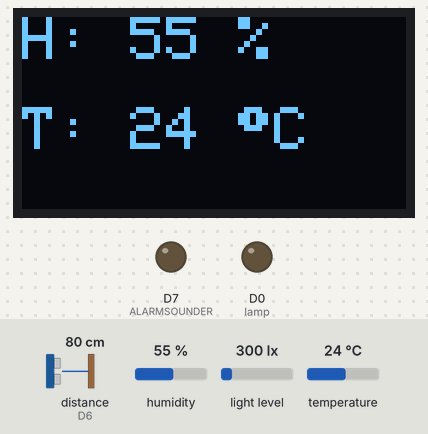
Recording of a sketch running on a simulated ESP8266 (NodeMCU). On the bench: 128×64 one-colour display, output pins drawn as LEDs (lit = HIGH). Wiring (inferred from the names in the program): ultrasonic range finder: trigger D5; echo D6. Dashed ring = blinking. The inputs (shaded band) are chosen by the test bench; at power-on: humidity 55 %, distance to the obstacle (sensor on D6) 80 cm, temperature 24 °C, light level 300 lx. The echo pulse lasts 58.3 µs per cm; WiFi joins after 1.5 s; servers stay silent unless stated; uploads are accepted with an empty reply; pins used as bus, display or sensor lines are not drawn; what the sketch prints to the serial monitor is not drawn.

Above: at 6.4 s.
6.5 s: humidity set to 22 %
At 15.3 s:
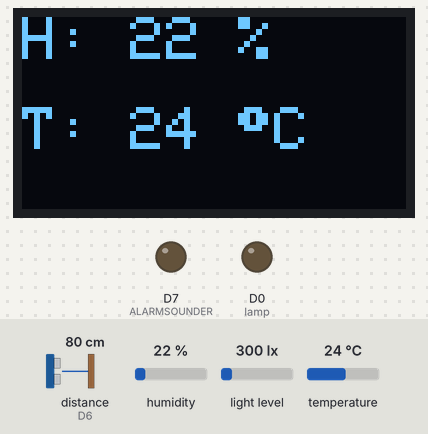
16.0 s: distance to the obstacle (sensor on D6) set to 6 cm
21.1 s: distance to the obstacle (sensor on D6) set to 3 cm
At 23.32 s:
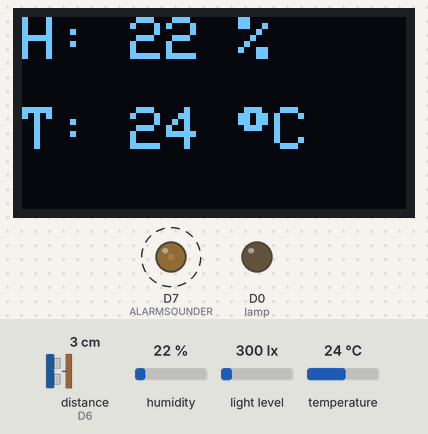
26.2 s: temperature set to 12 °C
35.8 s: humidity set to 40 %
At 42.77 s:
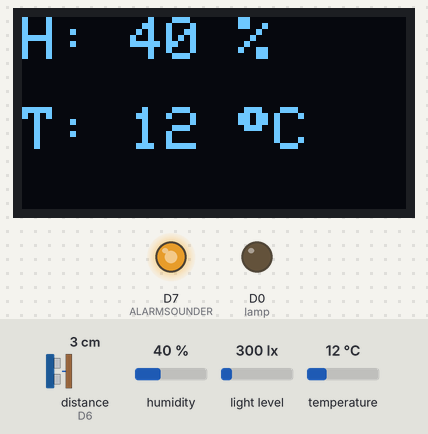
43.5 s: distance to the obstacle (sensor on D6) set to 9 cm
Timing chart, 0 to 49.9 s (numbered marks = the images above; inputs shaded):
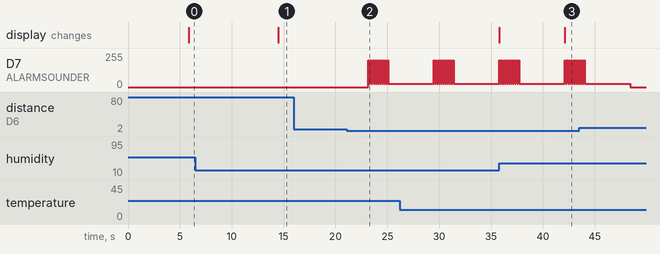

The sketch:

MiniSmarthome.ino
```cpp
#include <ESP8266WiFi.h>              // Include main library
#include "DHT.h";
#include <Wire.h>
#include <BH1750.h>
#include <SPI.h>
#include <Adafruit_GFX.h>
#include <Adafruit_SSD1306.h>
#define OLED_RESET -1
#define OLED_ADDR   0x3C
Adafruit_SSD1306 OLED(OLED_RESET);

#define DHTTYPE DHT11
#define DHTPIN D4
DHT dht(DHTPIN, DHTTYPE, 15);

#define lamp D0
#define LEDFLASHER D5
#define ALARMSOUNDER D7

BH1750 lightMeter;

const char* ssid     = "GZLW";    // Set your SSID
const char* password = "gggggggg";  // Set your password
const char* thing = "gzlw";   // Set Thing name
const char* host = "dweet.io";        // Set host

int count = 0;
int sensorValue = 0;

float hum = 0;
float temp = 0;

long distance = 0;
long dis_val;
int statuss = 0;
#define tp D5
#define ep D6


void setup()
{

  pinMode(lamp, OUTPUT);
  pinMode(LEDFLASHER, OUTPUT);
  pinMode(ALARMSOUNDER, OUTPUT);
  pinMode(tp, OUTPUT);
  pinMode(ep, INPUT);

  Serial.begin(115200);
  OLED.begin(SSD1306_SWITCHCAPVCC, OLED_ADDR);
  Wire.begin();
  lightMeter.begin();
  delay(10);

  Serial.println();
  Serial.println();
  Serial.print("Connecting to ");
  Serial.println(ssid);
  WiFi.begin(ssid, password);
  while (WiFi.status() != WL_CONNECTED)
  {
    delay(500);
    Serial.print(".");                // Print WiFi status
  }
  Serial.println("");
  Serial.println("WiFi connected");   // Print connect status
  Serial.println("IP address: ");
  Serial.println(WiFi.localIP()); // Print IP address
}


void loop()
{
  uint16_t lux = lightMeter.readLightLevel();
  sensorValue = lux;
  if (sensorValue < 3)
    {
        analogWrite(lamp, 255);
        statuss = 1;
    }
    else
    {
        analogWrite(lamp, 0);
        statuss = 0;
    }

  float h = dht.readHumidity();
  float t = dht.readTemperature();
  float f = dht.readTemperature(true);

  if(isnan(h) || isnan(t) || isnan(f)){
      Serial.println("Failed to read from DHT sensor!");
    }
  else{
      hum = h;
      temp = t;
    }


  distance = read_hc_sr04();
  if(distance <= 200 && distance >= 0){
    dis_val = distance;
  }
  alarm(dis_val);


  ++count;                            // Count value

  WiFiClient client;
  const int httpPort = 80;            // Set HTTP port
  if (!client.connect(host, httpPort))// Test connection
  {
    Serial.println("connection failed"); // Print connection fail message
    return;
  }
  String url =  String("/dweet/for/") + thing + "?"; // Set message
  url += "count=";
  url += count;
  url += "&value=";
  url += sensorValue;
  url += "&h=";
  url += hum;
  url += "&t=";
  url += temp;
  url += "&distance=";
  url += dis_val;
  url += "&statuss=";
  url += statuss;

  client.print(String("GET ") + url + " HTTP/1.1\r\n" +
               "Host: " + host + "\r\n" +
               "Connection: keep-alive\r\n" +
               "Cache-Control: max-age=0\r\n\r\n");
  Serial.println("URL : ");
  Serial.println(url);              // Print URL
  delay(3000);


  while (client.available())
  {
    String line = client.readStringUntil('\r');
    Serial.print(line);
  }
  Serial.println();
  Serial.println("closing connection"); // Print closing status

  OLED.clearDisplay();
    OLED.setTextColor(WHITE);
    OLED.setCursor(0, 0);
    OLED.setTextSize(2);
    OLED.println(String("H: ") + String(h, 0) + " %");
    OLED.setCursor(0, 30);
    OLED.print(String("T: ") + String(t, 0) + " ");
    OLED.write(247);
    OLED.print("C");
    OLED.display();
}


long read_hc_sr04(){
  long dura, dis;
  digitalWrite(tp, LOW);
  delayMicroseconds(2);
  digitalWrite(tp, HIGH);
  delayMicroseconds(10);
  digitalWrite(tp, LOW);
  dura = pulseIn(ep, HIGH);
  dis = (dura/2)/29.1;
  return dis;
}

void alarm(long distance){
  int i = 0;
    if (distance < 5)
    {

        for(i = 1; i <= 10; i++)
        {
            analogWrite(LEDFLASHER, 255);
            analogWrite(ALARMSOUNDER, 200);
            delay(100);
            analogWrite(LEDFLASHER, 0);
            analogWrite(ALARMSOUNDER, 25);
            delay(100);
        }
    }
    else
    {
        analogWrite(ALARMSOUNDER, 0);
        analogWrite(LEDFLASHER, LOW);
    }
}
```

Measured:
- the behaviour switches between 5 and 4 cm on distance to the obstacle (sensor on D6) (found by bisection; images 1 and 2)
- after the input at 6.5 s, the display: changes after 8.0 s (image 1)
- after the input at 16.0 s, every drawn part: stays the same
- after the input at 21.1 s, D7 (ALARMSOUNDER): alternates 200/255 for 0.10 s and 25/255 for 0.10 s, 20 changes in all, then stays 25/255, starting after 2.1 s
- after the input at 35.8 s, the display: changes after 6.3 s (image 3)
